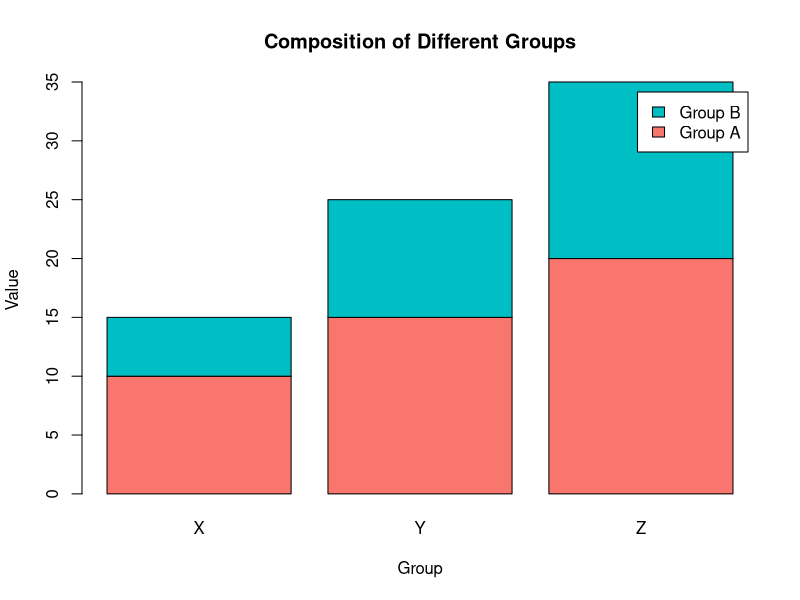
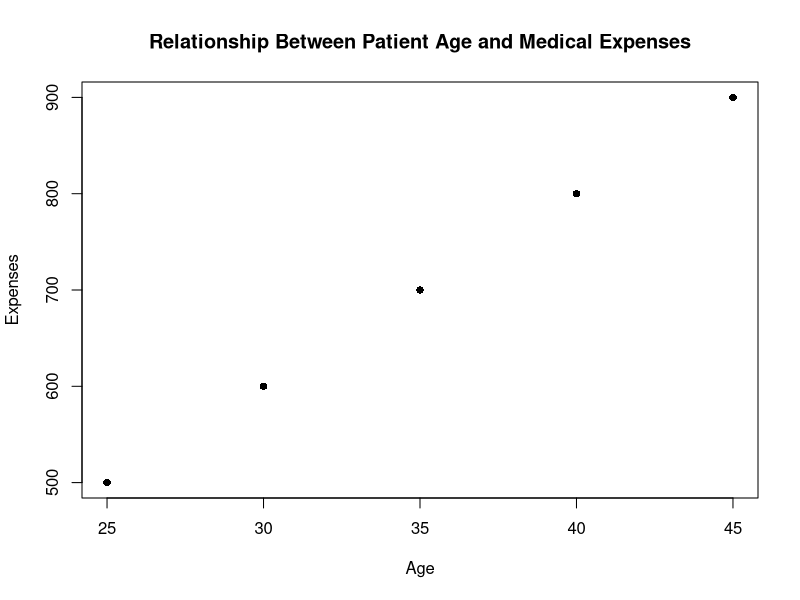
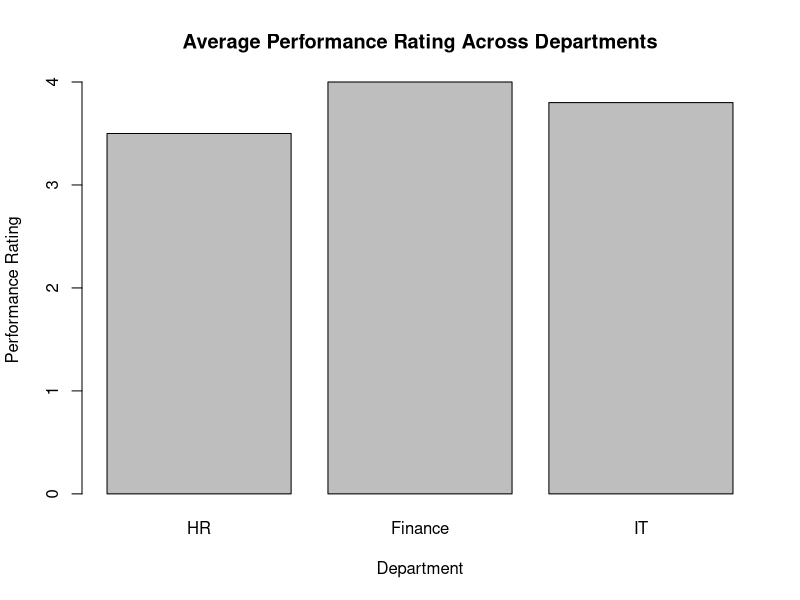
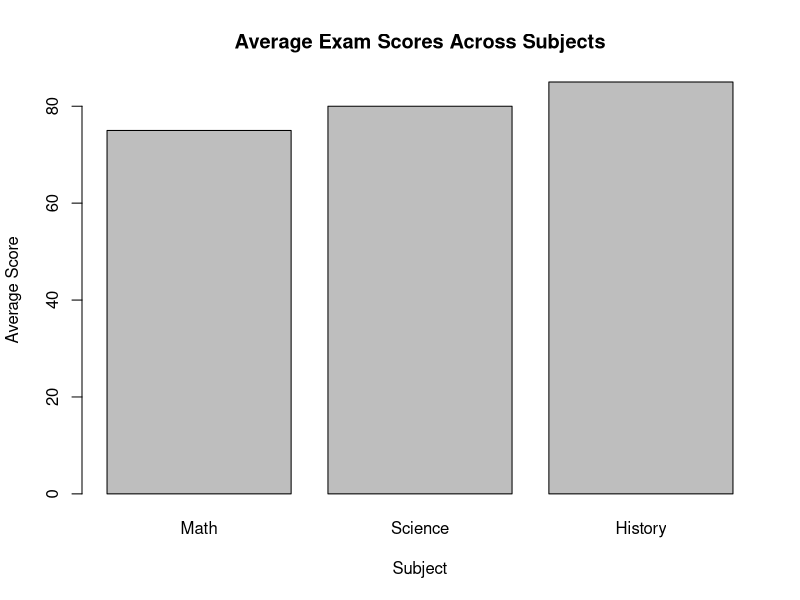
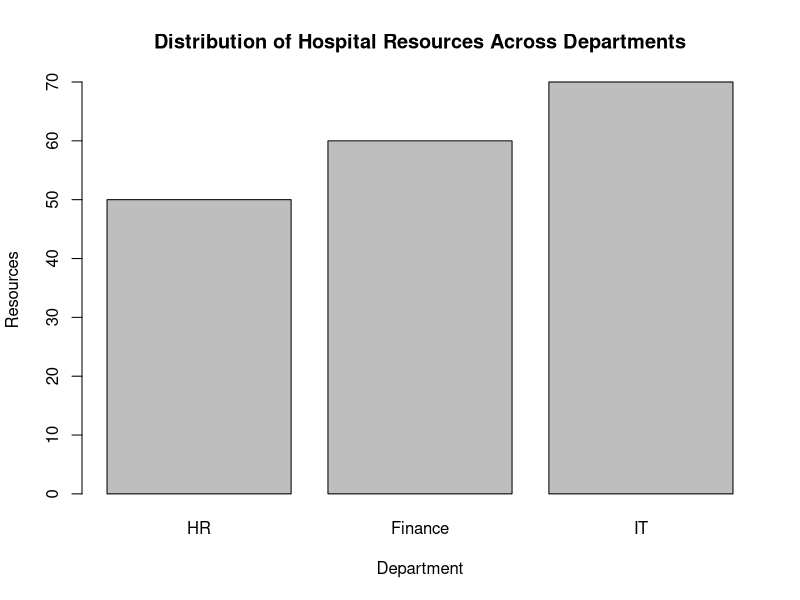

Write the R code that produced these figures, in order.
11
#install the package first
install.packages("reshape2")
library(reshape2)
# Sample data
stacked_data <- data.frame(
  Group = rep(c("Group A", "Group B"), each = 3),
  Category = c("X", "Y", "Z", "X", "Y", "Z"),
  Value = c(10, 15, 20, 5, 10, 15)
)

# Corrected acast call with 'sum' as the aggregation function
aggregated_data <- reshape2::acast(stacked_data, Group ~ Category, value.var = "Value", fun.aggregate = sum)

# Create the barplot
barplot(as.matrix(aggregated_data),
        main = "Composition of Different Groups",
        xlab = "Group", ylab = "Value", beside = FALSE, legend = TRUE,
        col = c("#F8766D", "#00BFC4", "#619CFF"))

12
hospital_data <- data.frame(Age = c(25, 30, 35, 40, 45),
                            Expenses = c(500, 600, 700, 800, 900))
plot(hospital_data$Age, hospital_data$Expenses, main = "Relationship Between Patient Age and Medical Expenses", 
     xlab = "Age", ylab = "Expenses", pch = 16)

13
employee_data <- data.frame(Department = c("HR", "Finance", "IT"),
                            Performance_Rating = c(3.5, 4.0, 3.8))
barplot(employee_data$Performance_Rating, names.arg = employee_data$Department, 
        main = "Average Performance Rating Across Departments", xlab = "Department", ylab = "Performance Rating")

14
student_data <- data.frame(Subject = c("Math", "Science", "History"),
                           Average_Score = c(75, 80, 85))
barplot(student_data$Average_Score, names.arg = student_data$Subject, 
        main = "Average Exam Scores Across Subjects", xlab = "Subject", ylab = "Average Score")

15
hospital_resources <- data.frame(Department = c("HR", "Finance", "IT"),
                                 Resources = c(50, 60, 70))
barplot(hospital_resources$Resources, names.arg = hospital_resources$Department, 
        main = "Distribution of Hospital Resources Across Departments", xlab = "Department", ylab = "Resources")

